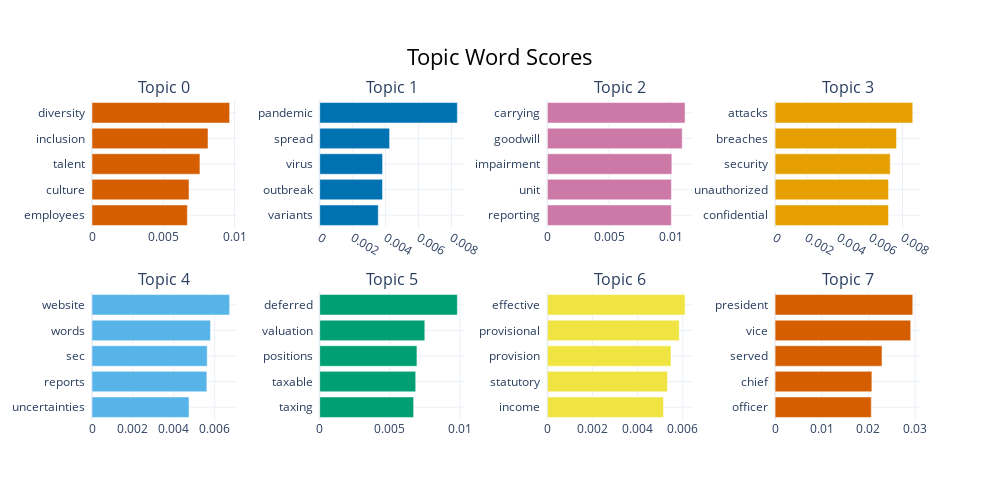

Notebook code cell kept with this figure:
### Code cell
topic_model.visualize_barchart()

### Figure 1 — Plotly figure (JSON) as saved in the notebook; plotly's stock layout.template omitted (floating-point values rounded to 4 significant figures)
{"data": [{"marker": {"color": "#D55E00"}, "orientation": "h", "type": "bar", "x": [0.006688, 0.006806, 0.007572, 0.008138, 0.009657], "xaxis": "x", "y": ["employees  ", "culture  ", "talent  ", "inclusion  ", "diversity  "], "yaxis": "y"}, {"marker": {"color": "#0072B2"}, "orientation": "h", "type": "bar", "x": [0.003554, 0.003812, 0.003815, 0.004242, 0.008353], "xaxis": "x2", "y": ["variants  ", "outbreak  ", "virus  ", "spread  ", "pandemic  "], "yaxis": "y2"}, {"marker": {"color": "#CC79A7"}, "orientation": "h", "type": "bar", "x": [0.01005, 0.01006, 0.01009, 0.01093, 0.01116], "xaxis": "x3", "y": ["reporting  ", "unit  ", "impairment  ", "goodwill  ", "carrying  "], "yaxis": "y3"}, {"marker": {"color": "#E69F00"}, "orientation": "h", "type": "bar", "x": [0.007118, 0.007121, 0.00723, 0.007621, 0.008642], "xaxis": "x4", "y": ["confidential  ", "unauthorized  ", "security  ", "breaches  ", "attacks  "], "yaxis": "y4"}, {"marker": {"color": "#56B4E9"}, "orientation": "h", "type": "bar", "x": [0.004743, 0.005613, 0.005631, 0.005791, 0.006729], "xaxis": "x5", "y": ["uncertainties  ", "reports  ", "sec  ", "words  ", "website  "], "yaxis": "y5"}, {"marker": {"color": "#009E73"}, "orientation": "h", "type": "bar", "x": [0.006703, 0.006851, 0.006939, 0.007501, 0.009824], "xaxis": "x6", "y": ["taxing  ", "taxable  ", "positions  ", "valuation  ", "deferred  "], "yaxis": "y6"}, {"marker": {"color": "#F0E442"}, "orientation": "h", "type": "bar", "x": [0.005141, 0.00532, 0.005477, 0.005841, 0.006099], "xaxis": "x7", "y": ["income  ", "statutory  ", "provision  ", "provisional  ", "effective  "], "yaxis": "y7"}, {"marker": {"color": "#D55E00"}, "orientation": "h", "type": "bar", "x": [0.02061, 0.02074, 0.0229, 0.02906, 0.02949], "xaxis": "x8", "y": ["officer  ", "chief  ", "served  ", "vice  ", "president  "], "yaxis": "y8"}], "layout": {"annotations": [{"font": {"size": 16}, "showarrow": false, "text": "Topic 0", "x": 0.0875, "xanchor": "center", "xref": "paper", "y": 1, "yanchor": "bottom", "yref": "paper"}, {"font": {"size": 16}, "showarrow": false, "text": "Topic 1", "x": 0.3625, "xanchor": "center", "xref": "paper", "y": 1, "yanchor": "bottom", "yref": "paper"}, {"font": {"size": 16}, "showarrow": false, "text": "Topic 2", "x": 0.6375, "xanchor": "center", "xref": "paper", "y": 1, "yanchor": "bottom", "yref": "paper"}, {"font": {"size": 16}, "showarrow": false, "text": "Topic 3", "x": 0.9125, "xanchor": "center", "xref": "paper", "y": 1, "yanchor": "bottom", "yref": "paper"}, {"font": {"size": 16}, "showarrow": false, "text": "Topic 4", "x": 0.0875, "xanchor": "center", "xref": "paper", "y": 0.4, "yanchor": "bottom", "yref": "paper"}, {"font": {"size": 16}, "showarrow": false, "text": "Topic 5", "x": 0.3625, "xanchor": "center", "xref": "paper", "y": 0.4, "yanchor": "bottom", "yref": "paper"}, {"font": {"size": 16}, "showarrow": false, "text": "Topic 6", "x": 0.6375, "xanchor": "center", "xref": "paper", "y": 0.4, "yanchor": "bottom", "yref": "paper"}, {"font": {"size": 16}, "showarrow": false, "text": "Topic 7", "x": 0.9125, "xanchor": "center", "xref": "paper", "y": 0.4, "yanchor": "bottom", "yref": "paper"}], "height": 500, "hoverlabel": {"bgcolor": "white", "font": {"family": "Rockwell", "size": 16}}, "showlegend": false, "title": {"font": {"color": "Black", "size": 22}, "text": "Topic Word Scores", "x": 0.5, "xanchor": "center", "yanchor": "top"}, "width": 1000, "xaxis": {"anchor": "y", "autorange": true, "domain": [0, 0.175], "range": [0, 0.01017], "showgrid": true, "type": "linear"}, "xaxis2": {"anchor": "y2", "autorange": true, "domain": [0.275, 0.45], "range": [0, 0.008792], "showgrid": true, "type": "linear"}, "xaxis3": {"anchor": "y3", "autorange": true, "domain": [0.55, 0.725], "range": [0, 0.01175], "showgrid": true, "type": "linear"}, "xaxis4": {"anchor": "y4", "autorange": true, "domain": [0.825, 1], "range": [0, 0.009097], "showgrid": true, "type": "linear"}, "xaxis5": {"anchor": "y5", "autorange": true, "domain": [0, 0.175], "range": [0, 0.007083], "showgrid": true, "type": "linear"}, "xaxis6": {"anchor": "y6", "autorange": true, "domain": [0.275, 0.45], "range": [0, 0.01034], "showgrid": true, "type": "linear"}, "xaxis7": {"anchor": "y7", "autorange": true, "domain": [0.55, 0.725], "range": [0, 0.00642], "showgrid": true, "type": "linear"}, "xaxis8": {"anchor": "y8", "autorange": true, "domain": [0.825, 1], "range": [0, 0.03104], "showgrid": true, "type": "linear"}, "yaxis": {"anchor": "x", "autorange": true, "domain": [0.6, 1], "range": [-0.5, 4.5], "showgrid": true, "type": "category"}, "yaxis2": {"anchor": "x2", "autorange": true, "domain": [0.6, 1], "range": [-0.5, 4.5], "showgrid": true, "type": "category"}, "yaxis3": {"anchor": "x3", "autorange": true, "domain": [0.6, 1], "range": [-0.5, 4.5], "showgrid": true, "type": "category"}, "yaxis4": {"anchor": "x4", "autorange": true, "domain": [0.6, 1], "range": [-0.5, 4.5], "showgrid": true, "type": "category"}, "yaxis5": {"anchor": "x5", "autorange": true, "domain": [0, 0.4], "range": [-0.5, 4.5], "showgrid": true, "type": "category"}, "yaxis6": {"anchor": "x6", "autorange": true, "domain": [0, 0.4], "range": [-0.5, 4.5], "showgrid": true, "type": "category"}, "yaxis7": {"anchor": "x7", "autorange": true, "domain": [0, 0.4], "range": [-0.5, 4.5], "showgrid": true, "type": "category"}, "yaxis8": {"anchor": "x8", "autorange": true, "domain": [0, 0.4], "range": [-0.5, 4.5], "showgrid": true, "type": "category"}}}
